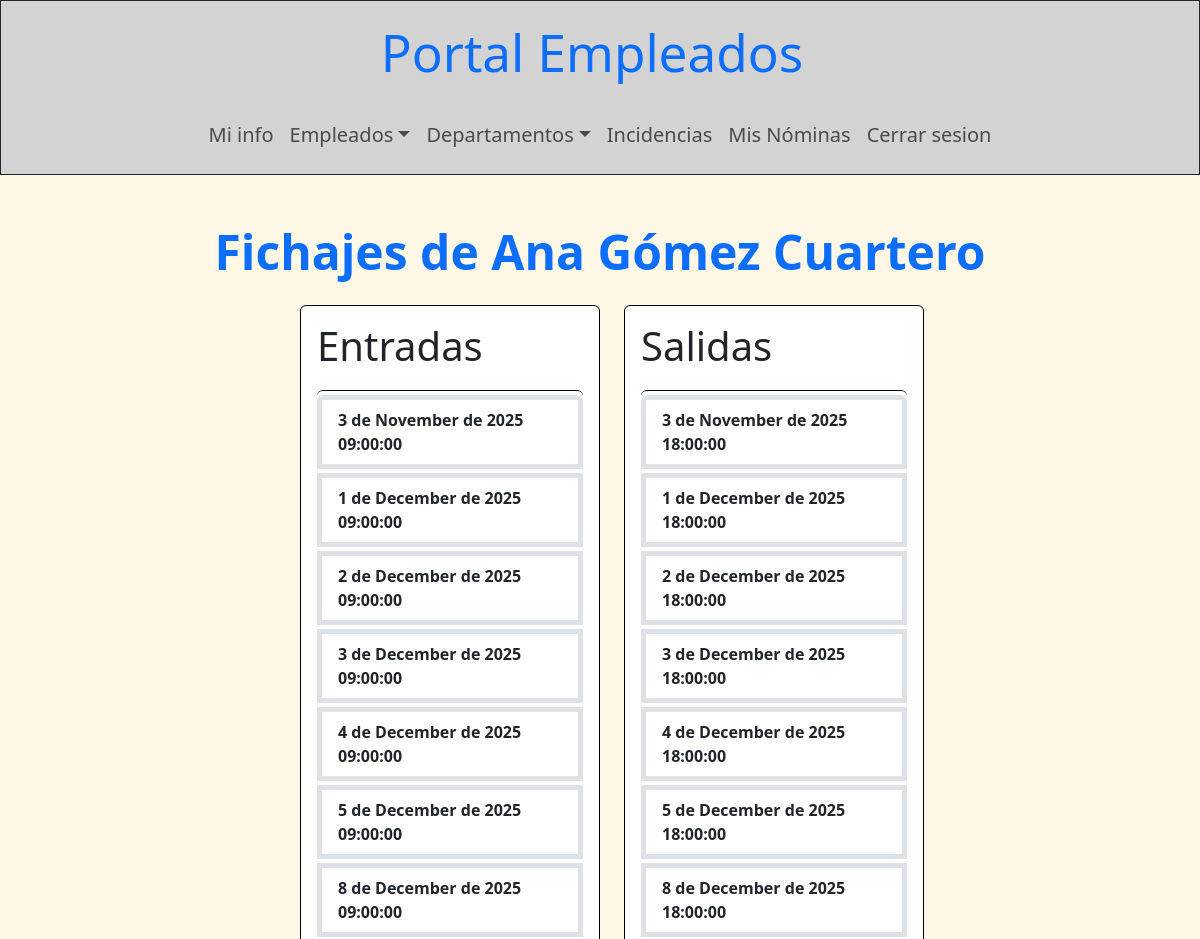
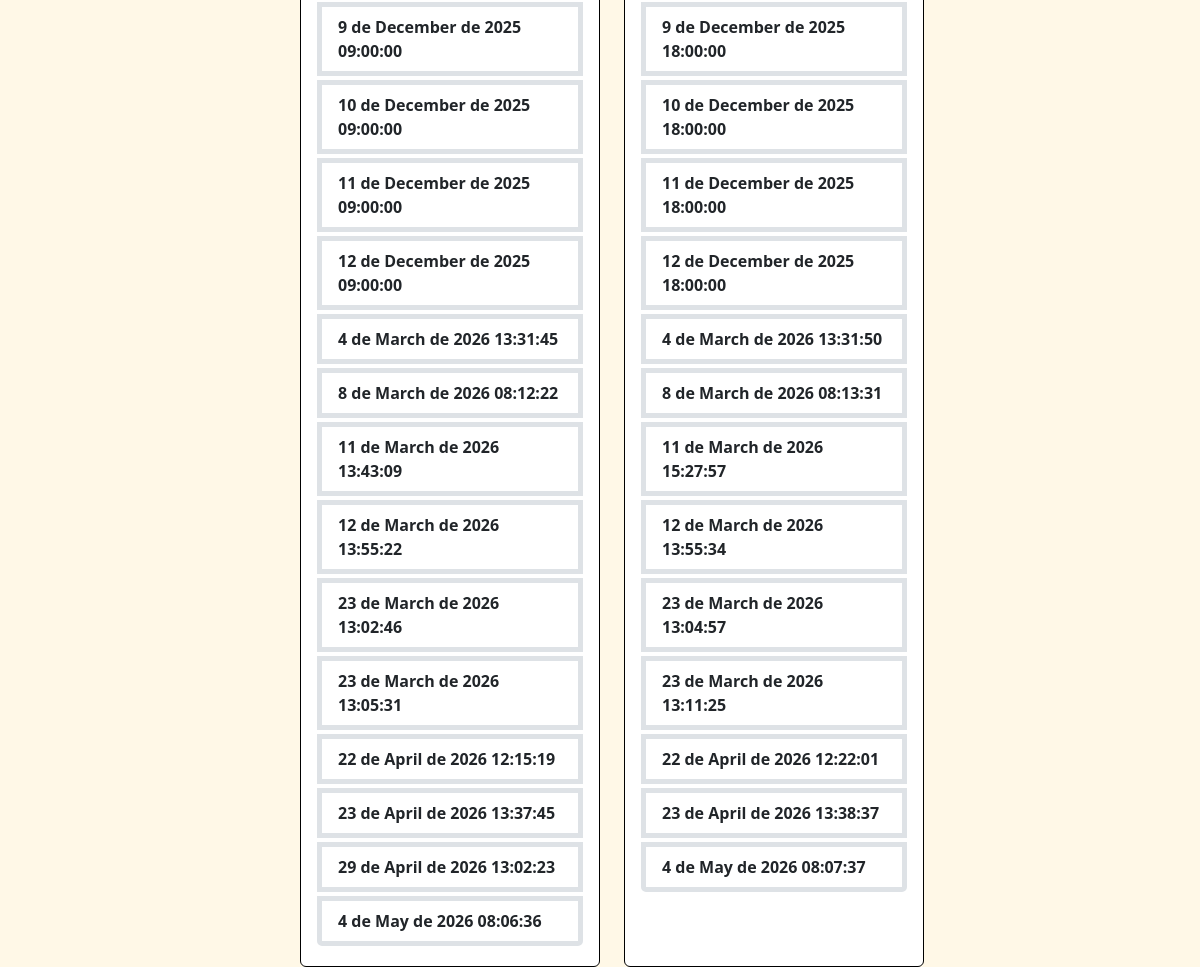
Screenshot of /portalEmpleo/front/paginas/fichajes_empleado.php?cod_empleado=2 (signed in) with the database file from the repository (2 pictures, top to bottom).
### tables this page shows
CREATE TABLE `empleados` (
  `cod_empleado` int(11) NOT NULL,
  `dni` varchar(9) NOT NULL,
  `nombre` varchar(50) NOT NULL,
  `apellidos` varchar(80) NOT NULL,
  `telefono_personal` varchar(20) NOT NULL,
  `gmail_contacto` varchar(50) NOT NULL,
  `gmail_empresarial` varchar(50) NOT NULL,
  `puesto` varchar(50) NOT NULL,
  `estado` enum('activo','de baja','despedido') DEFAULT 'activo',
  `rol` enum('normal','jefe','admin') DEFAULT 'admin',
  `password_hash` varchar(255) NOT NULL,
  `foto` varchar(70) DEFAULT NULL,
  `cod_departamento` int(11) DEFAULT NULL
);

CREATE TABLE `fichajes` (
  `cod_fichaje` int(11) NOT NULL,
  `cod_empleado` int(11) NOT NULL,
  `fecha_hora` datetime NOT NULL,
  `tipo` enum('entrada','salida') NOT NULL
);

### portalEmpleo/back/auth/sesion.php (called while the page is built, shortened)
<?php
    $id_sesion_usuario = $_SESSION['id_usuario'];
?>

### portalEmpleo/front/paginas/fichajes_empleado.php (the view, shortened to what this page needs)
<!DOCTYPE html>
<html lang="es">
<head>
    <link rel="stylesheet" href="../css/bootstrap.min.css">
</head>
<body class='fondo-web'>
    <?php
        try {
            require_once("../../back/auth/sesion.php");
            require("plantillas/barras_nav.php");
        } catch (\Throwable $th) {
            echo "No se pudo acceder a los archivos auxiliares";
        }
        try {
            $conexion = mysqli_connect($servidor, $usuario, $contra, $bbdd);
            mysqli_set_charset($conexion, "utf8mb4");
            $consulta = mysqli_query($conexion, "SELECT * FROM empleados WHERE cod_empleado = ".$id_sesion_usuario);
            $usuario = mysqli_fetch_array($consulta);
echo "<header>";
                if ($usuario['rol'] == "admin") {
                    echo $barra_admin;
                } else if ($usuario['rol'] == "jefe") {
                    echo $barra_jefe;
                } else if ($usuario['rol'] == "normal") {
                    echo $barra_normal;
                }
echo "</header>";
                if (isset($_GET['cod_empleado'])) {
                    $consulta2 = mysqli_query($conexion, "SELECT nombre, apellidos FROM empleados WHERE cod_empleado=".$_GET['cod_empleado']);
                    $empleado = mysqli_fetch_array($consulta2);
                    $consulta3 = mysqli_query($conexion, "SELECT * FROM fichajes WHERE tipo = 'entrada' AND cod_empleado=".$_GET['cod_empleado']);
                    $consulta4 = mysqli_query($conexion, "SELECT * FROM fichajes WHERE tipo = 'salida'AND cod_empleado=".$_GET['cod_empleado']);
    echo "<main>";
                    echo "<h2 class='text-center mt-5 mb-4 titulo-mediano fw-bold'>Fichajes de ".$empleado['nombre']." ".$empleado['apellidos']."</h2>";
                    echo "<div class='d-flex w-50 mx-auto'>";
                        echo "<section class='card car-body border border-black p-3 col-6 me-4'>";
                            echo "<h3 class='card-title mb-3 titulo-pequeño_mediano'>Entradas</h3>";
                            echo "<ul class='list-group mt-1 pt-1'>";
                                while ($entradas = mysqli_fetch_array($consulta3)) {
                                    list($fecha, $hora) = explode(' ', $entradas['fecha_hora']);
                                    $fecha = new DateTime($fecha);
                                    $fecha = strftime("%e de %B de %Y", $fecha->getTimestamp());
                                    echo "<li class='list-group-item border border-5 border-gris mb-1'>".$fecha." ".$hora."</li>";
                                }
                            echo "</ul>";
                        echo "</section>";
                        echo "<section class='card car-body border border-black p-3 col-6'>";
                            echo "<h3 class='card-title mb-3 titulo-pequeño_mediano'>Salidas</h3>";
                            echo "<ul class='list-group mt-1 pt-1'>";
                                while ($salidas = mysqli_fetch_array($consulta4)) {
                                    list($fecha, $hora) = explode(' ', $salidas['fecha_hora']);
                                    $fecha = new DateTime($fecha);
                                    $fecha = strftime("%e de %B de %Y", $fecha->getTimestamp());
                                    echo "<li class='list-group-item border border-5 border-gris mb-1'>".$fecha." ".$hora."</li>";
                                }
                            echo "</ul>";
                        echo "</section>";
                    echo "</div>";
    echo "</main>";
                } else {
                    header("location:ver_empleados.php?error=1");
                    exit();
                }
        } catch (mysqli_sql_exception $sql) {
            echo "No se pudo acceder a la bbdd: $sql";
        }
    ?>
</body>
</html>

### rows the page displays
empleados: nombre "Ana", apellidos "Gómez Cuartero"
fichajes: fecha "3 de November de 2025", hora "09:00:00"
fichajes: fecha "1 de December de 2025", hora "09:00:00"
fichajes: fecha "2 de December de 2025", hora "09:00:00"
fichajes: fecha "3 de December de 2025", hora "09:00:00"
fichajes: fecha "4 de December de 2025", hora "09:00:00"
fichajes: fecha "5 de December de 2025", hora "09:00:00"
fichajes: fecha "8 de December de 2025", hora "09:00:00"
fichajes: fecha "9 de December de 2025", hora "09:00:00"
fichajes: fecha "10 de December de 2025", hora "09:00:00"
fichajes: fecha "11 de December de 2025", hora "09:00:00"
fichajes: fecha "12 de December de 2025", hora "09:00:00"
fichajes: fecha "4 de March de 2026", hora "13:31:45"
fichajes: fecha "8 de March de 2026", hora "08:12:22"
fichajes: fecha "11 de March de 2026", hora "13:43:09"
fichajes: fecha "12 de March de 2026", hora "13:55:22"
fichajes: fecha "23 de March de 2026", hora "13:02:46"
fichajes: fecha "23 de March de 2026", hora "13:05:31"
fichajes: fecha "22 de April de 2026", hora "12:15:19"
fichajes: fecha "23 de April de 2026", hora "13:37:45"
fichajes: fecha "29 de April de 2026", hora "13:02:23"
fichajes: fecha "4 de May de 2026", hora "08:06:36"
fichajes: fecha "3 de November de 2025", hora "18:00:00"
fichajes: fecha "1 de December de 2025", hora "18:00:00"
fichajes: fecha "2 de December de 2025", hora "18:00:00"
fichajes: fecha "3 de December de 2025", hora "18:00:00"
fichajes: fecha "4 de December de 2025", hora "18:00:00"
fichajes: fecha "5 de December de 2025", hora "18:00:00"
fichajes: fecha "8 de December de 2025", hora "18:00:00"
fichajes: fecha "9 de December de 2025", hora "18:00:00"
fichajes: fecha "10 de December de 2025", hora "18:00:00"
fichajes: fecha "11 de December de 2025", hora "18:00:00"
fichajes: fecha "12 de December de 2025", hora "18:00:00"
fichajes: fecha "4 de March de 2026", hora "13:31:50"
fichajes: fecha "8 de March de 2026", hora "08:13:31"
fichajes: fecha "11 de March de 2026", hora "15:27:57"
fichajes: fecha "12 de March de 2026", hora "13:55:34"
fichajes: fecha "23 de March de 2026", hora "13:04:57"
fichajes: fecha "23 de March de 2026", hora "13:11:25"
fichajes: fecha "22 de April de 2026", hora "12:22:01"
fichajes: fecha "23 de April de 2026", hora "13:38:37"
fichajes: fecha "4 de May de 2026", hora "08:07:37"
